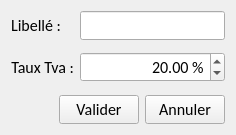
<?xml version="1.0" encoding="UTF-8"?>
<ui version="4.0">
 <class>GuiAjoutModifCategorie</class>
 <widget class="QWidget" name="GuiAjoutModifCategorie">
  <property name="windowModality">
   <enum>Qt::ApplicationModal</enum>
  </property>
  <property name="geometry">
   <rect>
    <x>0</x>
    <y>0</y>
    <width>236</width>
    <height>135</height>
   </rect>
  </property>
  <property name="font">
   <font>
    <family>Calibri</family>
    <pointsize>12</pointsize>
   </font>
  </property>
  <property name="windowTitle">
   <string>Ajout d'une catégorie</string>
  </property>
  <property name="windowIcon">
   <iconset resource="../../SeboApp.qrc">
    <normaloff>:/SeboApp/Resources/favicon.png</normaloff>:/SeboApp/Resources/favicon.png</iconset>
  </property>
  <layout class="QVBoxLayout" name="verticalLayout">
   <item>
    <layout class="QFormLayout" name="formLayout">
     <item row="0" column="0">
      <widget class="QLabel" name="lblLibelle">
       <property name="sizePolicy">
        <sizepolicy hsizetype="Expanding" vsizetype="Preferred">
         <horstretch>0</horstretch>
         <verstretch>0</verstretch>
        </sizepolicy>
       </property>
       <property name="text">
        <string>Libellé :</string>
       </property>
       <property name="alignment">
        <set>Qt::AlignRight|Qt::AlignTrailing|Qt::AlignVCenter</set>
       </property>
      </widget>
     </item>
     <item row="0" column="1">
      <widget class="QLineEdit" name="leSaisieLibelle"/>
     </item>
     <item row="2" column="0">
      <widget class="QLabel" name="lblTauxTVA">
       <property name="sizePolicy">
        <sizepolicy hsizetype="Expanding" vsizetype="Preferred">
         <horstretch>0</horstretch>
         <verstretch>0</verstretch>
        </sizepolicy>
       </property>
       <property name="text">
        <string>Taux Tva :</string>
       </property>
       <property name="alignment">
        <set>Qt::AlignRight|Qt::AlignTrailing|Qt::AlignVCenter</set>
       </property>
      </widget>
     </item>
     <item row="2" column="1">
      <widget class="QDoubleSpinBox" name="spTauxTva">
       <property name="alignment">
        <set>Qt::AlignRight|Qt::AlignTrailing|Qt::AlignVCenter</set>
       </property>
       <property name="suffix">
        <string> %</string>
       </property>
       <property name="maximum">
        <double>50.000000000000000</double>
       </property>
       <property name="value">
        <double>20.000000000000000</double>
       </property>
      </widget>
     </item>
     <item row="1" column="1">
      <spacer name="verticalSpacer">
       <property name="orientation">
        <enum>Qt::Vertical</enum>
       </property>
       <property name="sizeHint" stdset="0">
        <size>
         <width>20</width>
         <height>40</height>
        </size>
       </property>
      </spacer>
     </item>
     <item row="3" column="1">
      <spacer name="verticalSpacer_2">
       <property name="orientation">
        <enum>Qt::Vertical</enum>
       </property>
       <property name="sizeHint" stdset="0">
        <size>
         <width>20</width>
         <height>40</height>
        </size>
       </property>
      </spacer>
     </item>
    </layout>
   </item>
   <item>
    <layout class="QHBoxLayout" name="horizontalLayout">
     <item>
      <spacer name="horizontalSpacer">
       <property name="orientation">
        <enum>Qt::Horizontal</enum>
       </property>
       <property name="sizeHint" stdset="0">
        <size>
         <width>40</width>
         <height>20</height>
        </size>
       </property>
      </spacer>
     </item>
     <item>
      <widget class="QPushButton" name="btnValider">
       <property name="text">
        <string>Valider</string>
       </property>
       <property name="icon">
        <iconset resource="../../SeboApp.qrc">
         <normaloff>:/SeboApp/Resources/valider.png</normaloff>:/SeboApp/Resources/valider.png</iconset>
       </property>
      </widget>
     </item>
     <item>
      <widget class="QPushButton" name="btnAnnuler">
       <property name="text">
        <string>Annuler</string>
       </property>
       <property name="icon">
        <iconset resource="../../SeboApp.qrc">
         <normaloff>:/SeboApp/Resources/Annuler.png</normaloff>:/SeboApp/Resources/Annuler.png</iconset>
       </property>
      </widget>
     </item>
    </layout>
   </item>
  </layout>
 </widget>
 <layoutdefault spacing="6" margin="11"/>
 <resources>
  <include location="../../SeboApp.qrc"/>
 </resources>
 <connections>
  <connection>
   <sender>btnAnnuler</sender>
   <signal>clicked()</signal>
   <receiver>GuiAjoutModifCategorie</receiver>
   <slot>close()</slot>
   <hints>
    <hint type="sourcelabel">
     <x>186</x>
     <y>111</y>
    </hint>
    <hint type="destinationlabel">
     <x>117</x>
     <y>67</y>
    </hint>
   </hints>
  </connection>
 </connections>
</ui>
